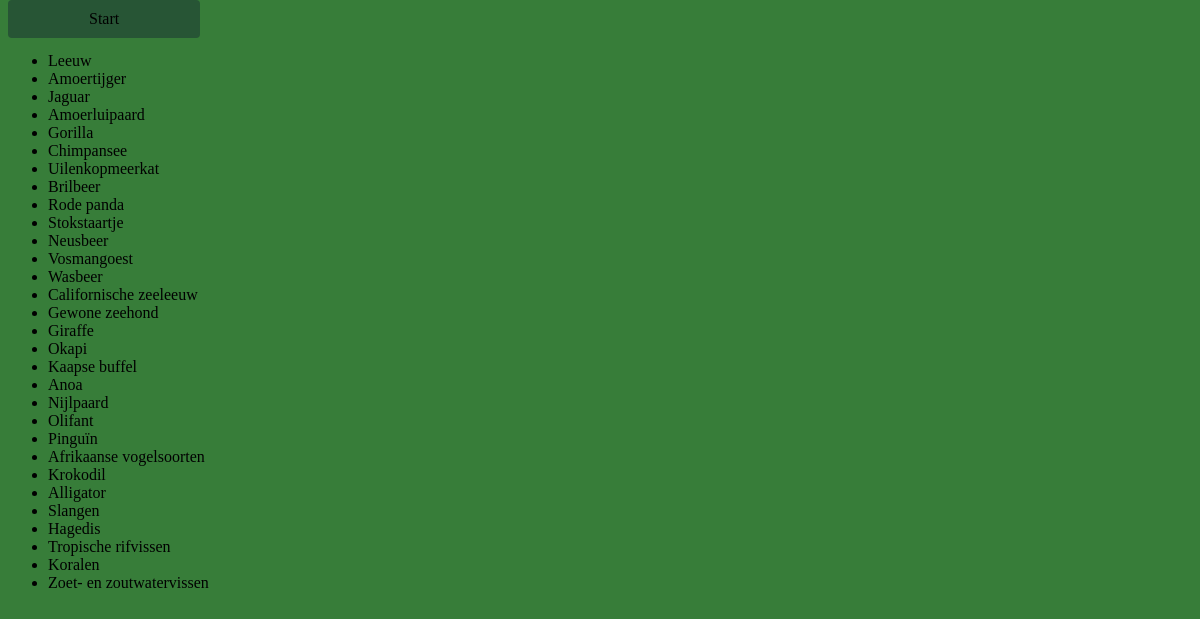
The page /Dieren on the database its author committed.
### tables this page shows
CREATE TABLE DIEREN (id INTEGER PRIMARY KEY AUTOINCREMENT, naam TEXT, beschrijving TEXT, categorie TEXT);

### app.py (the view)
@app.route("/Dieren")
def dieren():
    dieren = db.execute("SELECT naam FROM DIEREN")
    categorieen = db.execute("SELECT * FROM CATEGORIEEN")
    return render_template("Dieren.html", categorieen=categorieen, dieren=dieren)

### templates/Dieren.html
{% extends "layout.html" %}
{% block content %}
    <a id="startknop" href="/">Start</a>
    <div class="menu-item">Katachtigen</div>
    <ul>
    {% for dier in dieren %}
    <li><a class="link" href="/dier/{{ dier.naam }}">{{ dier.naam }}</a></li>
{% endfor %}
</ul>
{% endblock %}

### templates/layout.html (shortened to what this page needs)
<!DOCTYPE html>
<html lang="nl">
<head>
    <link rel="stylesheet" href="/static/style.css">
</head>
<body>
    {% block content %}
    {% endblock %}
</body>
</html>

### static/style.css (style rules this page uses)
#startknop { padding-left: 0px; top: 0px; padding: 10px 81px; background-color: rgb(39, 85, 53); color: rgb(0, 0, 0); border: none; cursor: pointer; border-radius: 4px; text-decoration: none; position: fixed; }
.link { text-decoration: none; color: black; background-color: rgb(55, 125, 57); padding: 0px; }
body { background-color: rgb(55, 125, 57); }
.menu-item { left: 10; padding-top: 10px; padding-bottom: 0px; }

### rows shown on the page
DIEREN: naam "Leeuw"
DIEREN: naam "Amoertijger"
DIEREN: naam "Jaguar"
DIEREN: naam "Amoerluipaard"
DIEREN: naam "Gorilla"
DIEREN: naam "Chimpansee"
DIEREN: naam "Uilenkopmeerkat"
DIEREN: naam "Brilbeer"
DIEREN: naam "Rode panda"
DIEREN: naam "Stokstaartje"
DIEREN: naam "Neusbeer"
DIEREN: naam "Vosmangoest"
DIEREN: naam "Wasbeer"
DIEREN: naam "Californische zeeleeuw"
DIEREN: naam "Gewone zeehond"
DIEREN: naam "Giraffe"
DIEREN: naam "Okapi"
DIEREN: naam "Kaapse buffel"
DIEREN: naam "Anoa"
DIEREN: naam "Nijlpaard"
DIEREN: naam "Olifant"
DIEREN: naam "Pinguïn"
DIEREN: naam "Afrikaanse vogelsoorten"
DIEREN: naam "Krokodil"
DIEREN: naam "Alligator"
DIEREN: naam "Slangen"
DIEREN: naam "Hagedis"
DIEREN: naam "Tropische rifvissen"
DIEREN: naam "Koralen"
DIEREN: naam "Zoet- en zoutwatervissen"
